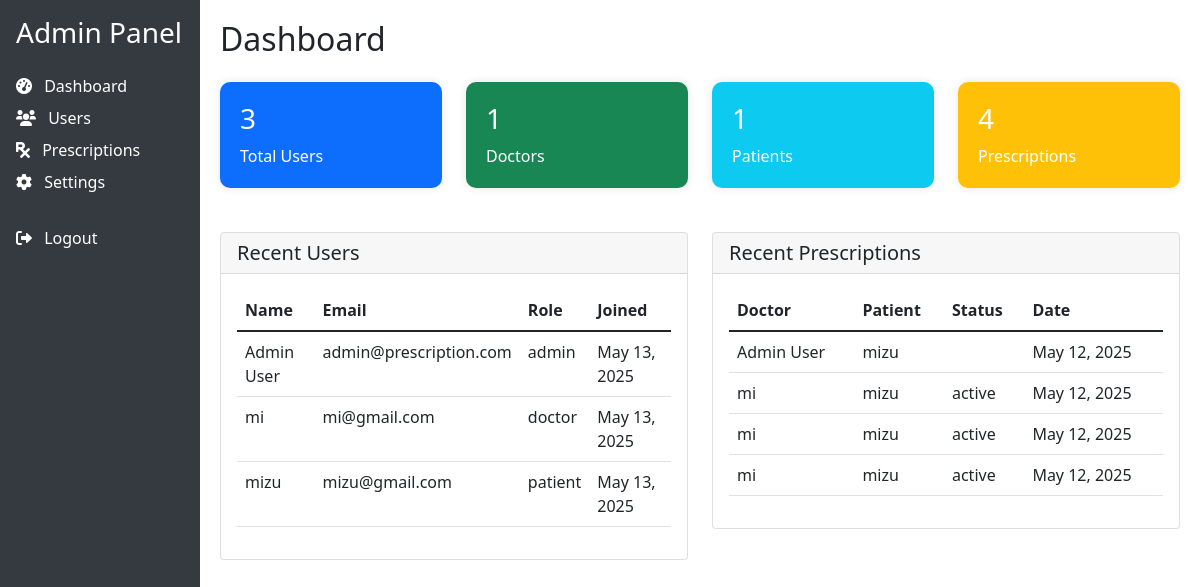
The page /admin/dashboard.php (signed in) on the database its author committed.
### tables this page shows
CREATE TABLE `users` (
  `id` int(11) NOT NULL,
  `name` varchar(100) NOT NULL,
  `email` varchar(100) NOT NULL,
  `password` varchar(255) NOT NULL,
  `role` enum('patient','doctor','pharmacist','admin') NOT NULL,
  `medical_id` varchar(50) DEFAULT NULL,
  `reset_token` varchar(64) DEFAULT NULL,
  `reset_token_expiry` datetime DEFAULT NULL,
  `created_at` datetime DEFAULT current_timestamp(),
  `updated_at` datetime DEFAULT current_timestamp() ON UPDATE current_timestamp()
);

CREATE TABLE `prescriptions` (
  `id` int(11) NOT NULL,
  `doctor_id` int(11) NOT NULL,
  `patient_id` int(11) NOT NULL,
  `diagnosis` text NOT NULL,
  `notes` text DEFAULT NULL,
  `status` enum('active','completed','cancelled') DEFAULT 'active',
  `created_at` timestamp NOT NULL DEFAULT current_timestamp(),
  `updated_at` timestamp NOT NULL DEFAULT current_timestamp() ON UPDATE current_timestamp()
);

### admin/dashboard.php (the view, shortened to what this page needs)
<?php
require_once '../config/database.php';
$stats = [
    'total_users' => 0,
    'total_doctors' => 0,
    'total_patients' => 0,
    'total_prescriptions' => 0
];
$sql = "SELECT COUNT(*) as count FROM users";
$result = mysqli_query($conn, $sql);
if ($row = mysqli_fetch_assoc($result)) {
    $stats['total_users'] = $row['count'];
}
$sql = "SELECT COUNT(*) as count FROM users WHERE role = 'doctor'";
$result = mysqli_query($conn, $sql);
if ($row = mysqli_fetch_assoc($result)) {
    $stats['total_doctors'] = $row['count'];
}
$sql = "SELECT COUNT(*) as count FROM users WHERE role = 'patient'";
$result = mysqli_query($conn, $sql);
if ($row = mysqli_fetch_assoc($result)) {
    $stats['total_patients'] = $row['count'];
}
$sql = "SELECT COUNT(*) as count FROM prescriptions";
$result = mysqli_query($conn, $sql);
if ($row = mysqli_fetch_assoc($result)) {
    $stats['total_prescriptions'] = $row['count'];
}
?>
<!DOCTYPE html>
<html lang="en">
<head>
    <link href="https://cdn.jsdelivr.net/npm/bootstrap@5.1.3/dist/css/bootstrap.min.css" rel="stylesheet">
    <link href="https://cdnjs.cloudflare.com/ajax/libs/font-awesome/6.0.0/css/all.min.css" rel="stylesheet">
</head>
<body>
    <div class="container-fluid">
        <div class="row">
            <div class="col-md-3 col-lg-2 sidebar p-3">
                <h3 class="mb-4">Admin Panel</h3>
                <ul class="nav flex-column">
                    <li class="nav-item mb-2">
                        <a href="dashboard.php" class="active">
                            <i class="fas fa-tachometer-alt me-2"></i> Dashboard
                        </a>
                    </li>
                    <li class="nav-item mb-2">
                        <a href="users.php">
                            <i class="fas fa-users me-2"></i> Users
                        </a>
                    </li>
                    <li class="nav-item mb-2">
                        <a href="prescriptions.php">
                            <i class="fas fa-prescription me-2"></i> Prescriptions
                        </a>
                    </li>
                    <li class="nav-item mb-2">
                        <a href="settings.php">
                            <i class="fas fa-cog me-2"></i> Settings
                        </a>
                    </li>
                    <li class="nav-item mt-4">
                        <a href="../logout.php">
                            <i class="fas fa-sign-out-alt me-2"></i> Logout
                        </a>
                    </li>
                </ul>
            </div>
            <div class="col-md-9 col-lg-10 main-content">
                <h2 class="mb-4">Dashboard</h2>
                <div class="row">
                    <div class="col-md-3">
                        <div class="stat-card bg-primary text-white">
                            <h3><?php echo $stats['total_users']; ?></h3>
                            <p class="mb-0">Total Users</p>
                        </div>
                    </div>
                    <div class="col-md-3">
                        <div class="stat-card bg-success text-white">
                            <h3><?php echo $stats['total_doctors']; ?></h3>
                            <p class="mb-0">Doctors</p>
                        </div>
                    </div>
                    <div class="col-md-3">
                        <div class="stat-card bg-info text-white">
                            <h3><?php echo $stats['total_patients']; ?></h3>
                            <p class="mb-0">Patients</p>
                        </div>
                    </div>
                    <div class="col-md-3">
                        <div class="stat-card bg-warning text-white">
                            <h3><?php echo $stats['total_prescriptions']; ?></h3>
                            <p class="mb-0">Prescriptions</p>
                        </div>
                    </div>
                </div>
                <div class="row mt-4">
                    <div class="col-md-6">
                        <div class="card">
                            <div class="card-header">
                                <h5 class="card-title mb-0">Recent Users</h5>
                            </div>
                            <div class="card-body">
                                <div class="table-responsive">
                                    <table class="table">
                                        <thead>
                                            <tr>
                                                <th>Name</th>
                                                <th>Email</th>
                                                <th>Role</th>
                                                <th>Joined</th>
                                            </tr>
                                        </thead>
                                        <tbody>
                                            <?php
                                            $sql = "SELECT name, email, role, created_at FROM users ORDER BY created_at DESC LIMIT 5";
                                            $result = mysqli_query($conn, $sql);
                                            while ($row = mysqli_fetch_assoc($result)) {
                                                echo "<tr>";
                                                echo "<td>" . htmlspecialchars($row['name']) . "</td>";
                                                echo "<td>" . htmlspecialchars($row['email']) . "</td>";
                                                echo "<td>" . htmlspecialchars($row['role']) . "</td>";
                                                echo "<td>" . date('M d, Y', strtotime($row['created_at'])) . "</td>";
                                                echo "</tr>";
                                            }
                                            ?>
                                        </tbody>
                                    </table>
                                </div>
                            </div>
                        </div>
                    </div>
                    <div class="col-md-6">
                        <div class="card">
                            <div class="card-header">
                                <h5 class="card-title mb-0">Recent Prescriptions</h5>
                            </div>
                            <div class="card-body">
                                <div class="table-responsive">
                                    <table class="table">
                                        <thead>
                                            <tr>
                                                <th>Doctor</th>
                                                <th>Patient</th>
                                                <th>Status</th>
                                                <th>Date</th>
                                            </tr>
                                        </thead>
                                        <tbody>
                                            <?php
                                            $sql = "SELECT p.*, d.name as doctor_name, pt.name as patient_name
                                                   FROM prescriptions p
                                                   JOIN users d ON p.doctor_id = d.id
                                                   JOIN users pt ON p.patient_id = pt.id
                                                   ORDER BY p.created_at DESC LIMIT 5";
                                            $result = mysqli_query($conn, $sql);
                                            while ($row = mysqli_fetch_assoc($result)) {
                                                echo "<tr>";
                                                echo "<td>" . htmlspecialchars($row['doctor_name']) . "</td>";
                                                echo "<td>" . htmlspecialchars($row['patient_name']) . "</td>";
                                                echo "<td>" . htmlspecialchars($row['status']) . "</td>";
                                                echo "<td>" . date('M d, Y', strtotime($row['created_at'])) . "</td>";
                                                echo "</tr>";
                                            }
                                            ?>
                                        </tbody>
                                    </table>
                                </div>
                            </div>
                        </div>
                    </div>
                </div>
            </div>
        </div>
    </div>
</body>
</html>

### admin/dashboard.php (style rules this page uses)
.sidebar { min-height: 100vh; background-color: #343a40; color: white; }
.sidebar a { color: white; text-decoration: none; }
.main-content { padding: 20px; }
.stat-card { border-radius: 10px; padding: 20px; margin-bottom: 20px; box-shadow: 0 0 10px rgba(0,0,0,0.1); }

### rows shown on the page
users: name "Admin User", email "admin@prescription.com", role "admin", created_at "May 13, 2025"
users: name "mi", email "mi@gmail.com", role "doctor", created_at "May 13, 2025"
users: name "mizu", email "mizu@gmail.com", role "patient", created_at "May 13, 2025"
prescriptions: doctor.name "Admin User", patient.name "mizu", created_at "May 12, 2025"
prescriptions: doctor.name "mi", patient.name "mizu", status "active", created_at "May 12, 2025"
prescriptions: doctor.name "mi", patient.name "mizu", status "active", created_at "May 12, 2025"
prescriptions: doctor.name "mi", patient.name "mizu", status "active", created_at "May 12, 2025"

### other values the page prints
$stats['total_users'] "3"
$stats['total_doctors'] "1"
$stats['total_patients'] "1"
$stats['total_prescriptions'] "4"
